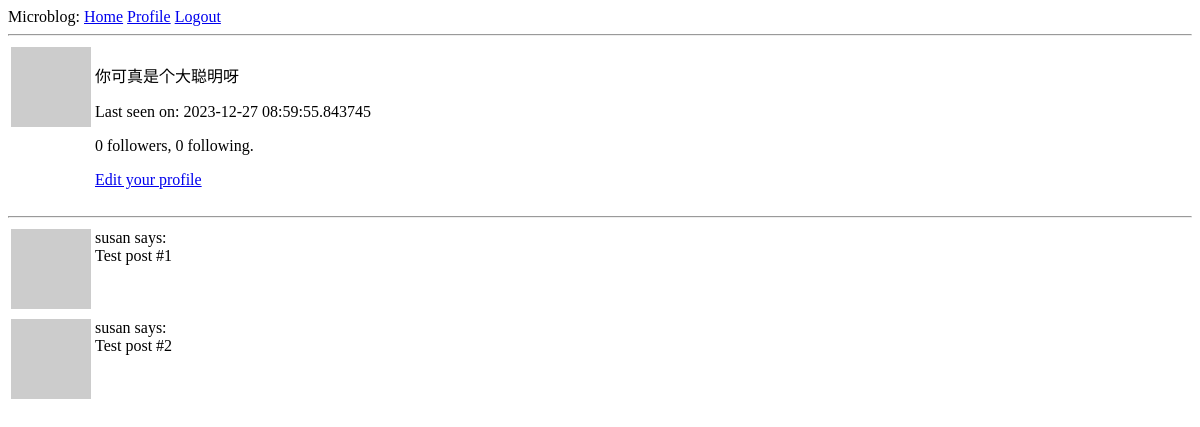
Page /user/susan (signed in) on the earlier database version.
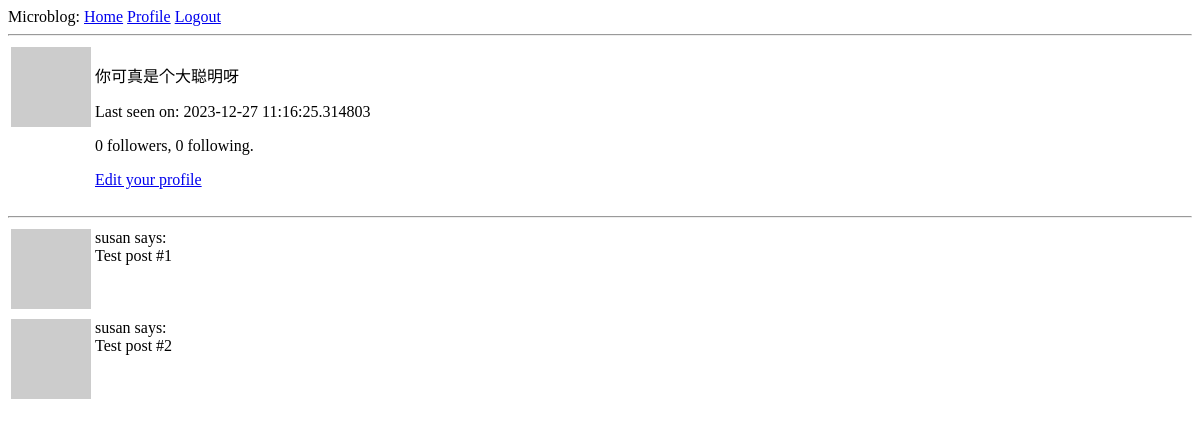
Same page on the later database version.
### app/models.py (models this page shows, shortened)
class User(db.Model,UserMixin):
    id: so.Mapped[int] = so.mapped_column(primary_key=True)
    username: so.Mapped[str] = so.mapped_column(sa.String(64), index=True,
                                                unique=True)
    email: so.Mapped[str] = so.mapped_column(sa.String(120), index=True,
                                             unique=True)
    password_hash: so.Mapped[Optional[str]] = so.mapped_column(sa.String(256))
    posts: so.WriteOnlyMapped['Post'] = so.relationship(
        back_populates='author')
    about_me: so.Mapped[Optional[str]] = so.mapped_column(sa.String(140))
    last_seen: so.Mapped[Optional[datetime]] = so.mapped_column(default=lambda :datetime.now(timezone.utc))
    def avatar(self,size):
        digest = md5(self.email.lower().encode('utf-8')).hexdigest()
        return f'https://www.gravatar.com/avatar/{digest}?d=identicon&s={size}'
    following: so.WriteOnlyMapped['User'] = so.relationship(
        secondary=followers, primaryjoin=(followers.c.follower_id == id),
        secondaryjoin=(followers.c.followed_id == id),
        back_populates='followers')
    followers: so.WriteOnlyMapped['User'] = so.relationship(
        secondary=followers, primaryjoin=(followers.c.followed_id == id),
        secondaryjoin=(followers.c.follower_id == id),
        back_populates='following')
    def followers_count(self):
        query = sa.select(sa.func.count()).select_from(
            self.followers.select().subquery())
        return db.session.scalar(query)
    def following_count(self):
        query = sa.select(sa.func.count()).select_from(
            self.following.select().subquery())
        return db.session.scalar(query)

### app/routes.py (the view)
@app.route('/user/<username>')
@login_required
def user(username):
    user = db.first_or_404(sa.select(User).where(User.username == username))
    posts = [
        {'author': user, 'body': 'Test post #1'},
        {'author': user, 'body': 'Test post #2'}
    ]
    form = EmptyForm()
    return render_template('user.html', user=user, posts=posts, form=form)

### app/models.py (called while the page is built)
@login.user_loader
def load_user(id):
    return db.session.get(User, int(id))

### app/routes.py (called while the page is built)
@app.before_request
def before_request():
    if current_user.is_authenticated:
        current_user.last_seen = datetime.now(timezone.utc)
        db.session.commit()

### app/templates/user.html (shortened to what this page needs)
{% extends "base.html" %}
{% block content %}
    <table>
        <tr valign="top">
            <td><img src="{{ user.avatar(128) }}"></td>
            <td>
                {% if user.about_me %}<p>{{ user.about_me }}</p>{% endif %}
                {% if user.last_seen %}<p>Last seen on: {{ user.last_seen }}</p>{% endif %}
                <p>{{ user.followers_count() }} followers, {{ user.following_count() }} following.</p>
                {% if user == current_user %}
                    <p><a href="{{ url_for('edit_profile') }}">Edit your profile</a></p>
                {% endif %}
            </td>
        </tr>
    </table>
    <hr>
    {% for post in posts %}
        {% include '_post.html' %}
    {% endfor %}
{% endblock %}

### app/templates/_post.html
<table>
    <tr valign="top">
        <td><img src="{{ post.author.avatar(36) }}"></td>
        <td>{{ post.author.username }} says:<br>{{ post.body }}</td>
    </tr>
</table>

Differences in the rows shown:
changed User "你可真是个大聪明呀": last_seen "2023-12-27 08:59:55.843745" → "2023-12-27 11:16:25.314803"
